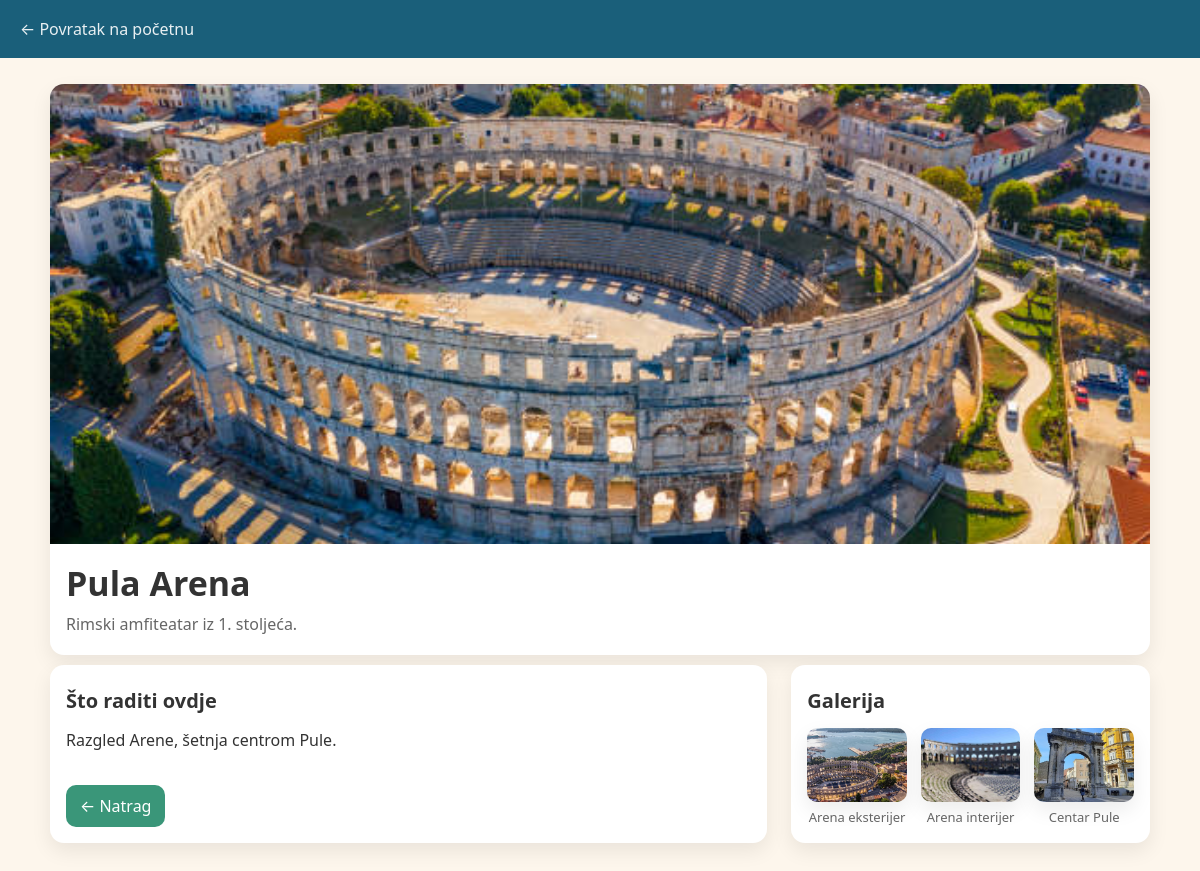
/city.php?id=2, run on the app's committed database.
### tables this page shows
CREATE TABLE cities (
    id INT AUTO_INCREMENT PRIMARY KEY,
    name VARCHAR(255) NOT NULL,
    description TEXT NOT NULL,
    attractions TEXT,
    image VARCHAR(255)
);

CREATE TABLE city_images (
  id INT AUTO_INCREMENT PRIMARY KEY,
  city_id INT NOT NULL,
  image VARCHAR(255) NOT NULL,
  alt_text VARCHAR(255) DEFAULT NULL,
  FOREIGN KEY (city_id) REFERENCES cities(id) ON DELETE CASCADE
);

### city.php (the view, shortened to what this page needs)
<?php include 'db.php'; ?>
<!DOCTYPE html>
<html lang="hr">
<head>
</head>
<body>
<header>
  <a href="index.php">← Povratak na početnu</a>
</header>
<main class="wrap">
<?php
$id = isset($_GET['id']) ? intval($_GET['id']) : 0;
$res = $conn->query("SELECT * FROM cities WHERE id=$id");
if ($row = $res->fetch_assoc()):
  $name = htmlspecialchars($row['name'], ENT_QUOTES, 'UTF-8');
  $desc = nl2br(htmlspecialchars($row['description'], ENT_QUOTES, 'UTF-8'));
  $attr = nl2br(htmlspecialchars($row['attractions'], ENT_QUOTES, 'UTF-8'));
  $img  = htmlspecialchars($row['image'], ENT_QUOTES, 'UTF-8');
  $images = [];
  $gres = $conn->query("SELECT image, COALESCE(alt_text,'') AS alt_text FROM city_images WHERE city_id=$id");
  if ($gres) { while($g = $gres->fetch_assoc()){ $images[] = $g; } }
?>
  <section class="hero-card">
    <img class="hero-img" src="assets/images/<?= $img ?>" alt="<?= $name ?>">
    <h1><?= $name ?></h1>
    <p class="lead"><?= $desc ?></p>
  </section>
  <section class="content">
    <article class="card">
      <h3>Što raditi ovdje</h3>
      <p><?= $attr ?></p>
      <a class="back" href="index.php">← Natrag</a>
    </article>
    <aside class="card">
      <h3>Galerija</h3>
      <?php if (count($images)): ?>
        <div class="gallery">
          <?php foreach ($images as $gi):
            $gimg = htmlspecialchars($gi['image'], ENT_QUOTES, 'UTF-8');
            $alt  = htmlspecialchars($gi['alt_text'], ENT_QUOTES, 'UTF-8');
          ?>
            <div class="gitem">
              <img class="gimg" src="assets/images/<?= $gimg ?>" alt="<?= $alt ?: $name ?>">
              <?php if($alt): ?><div class="gcap"><?= $alt ?></div><?php endif; ?>
            </div>
          <?php endforeach; ?>
        </div>
      <?php else: ?>
        <p>Galerija za ovu lokaciju još nije dodana.</p>
      <?php endif; ?>
    </aside>
<?php else: ?>
  <p>Lokacija nije pronađena.</p>
  <a class="back" href="index.php">← Natrag</a>
<?php endif; ?>
</main>
</body>
</html>

### city.php (style rules this page uses)
:root { --bg:#fdf6ec; --card:#fff; --text:#333; --muted:#666; --brand:#3A9679; --brand-dark:#2d7a60; --shadow:0 8px 20px rgba(0,0,0,.08); --maxw:1100px; --radius:14px; }
html,body { margin:0;background:var(--bg);color:var(--text);font-family:system-ui,-apple-system,"Segoe UI",Roboto,"Helvetica Neue",Arial,"Noto Sans","Liberation Sans",sans-serif }
header { background:#1A5F7A; color:#fff; padding:18px 20px }
header a { color:#fff; text-decoration:none; opacity:.9 }
.wrap { max-width:var(--maxw); margin: 26px auto 60px; padding: 0 20px; }
.hero-card { background:var(--card); border-radius:var(--radius); box-shadow:var(--shadow); overflow:hidden }
.hero-img { width:100%; max-height:460px; object-fit:cover; display:block }
h1 { font-size: clamp(24px,3.2vw,34px); margin:16px 16px 6px }
.lead { margin:0 16px 18px; color:var(--muted); line-height:1.55 }
.content { display:grid; gap:24px; grid-template-columns: 2fr 1fr; margin-top: 10px; }
.card { background:var(--card); border-radius:var(--radius); box-shadow:var(--shadow); padding:16px }
h3 { margin:6px 0 14px; font-size:20px }
p { margin:0 0 12px; line-height:1.6 }
.gallery { display:grid; grid-template-columns: repeat(3, 1fr); gap: 14px; }
.gitem { display:flex; flex-direction:column; align-items:center; text-align:center; }
.gimg { width:100%; aspect-ratio: 4/3; object-fit:cover; border-radius:10px; box-shadow:var(--shadow); transition: transform .2s ease, box-shadow .2s ease, opacity .2s ease; cursor:pointer; }
.gcap { margin-top:6px; font-size:13px; color:var(--muted); }
.back { display:inline-block; margin-top: 20px; background:var(--brand); color:#fff; padding:10px 14px; border-radius:10px; text-decoration:none }

### data on the page
cities: image (picture), name "Pula Arena", description "Rimski amfiteatar iz 1. stoljeća.", attractions "Razgled Arene, šetnja centrom Pule."
city_images: image (picture), alt "Arena eksterijer"
city_images: image (picture), alt "Arena interijer"
city_images: image (picture), alt "Centar Pule"
